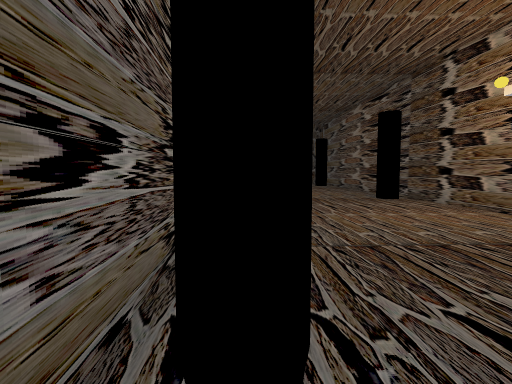
View 1 (above)

12 first-person views from a walk through a 3-D level made in the Godot game engine. The camera is 1.3 m above the floor, tilts 4° down and sees 80° across. The floor is counted in squares, 1 m on a side. Each view is taken from the middle of a square. On the plan, view 1 faces up. The plan holds only what a view shows up to about 14 squares ahead; the rest is blank. The place goes on beyond the plan. Some surface patterns are stand-ins.

View 2
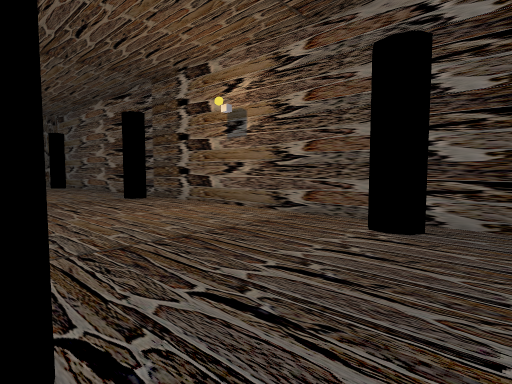

View 3
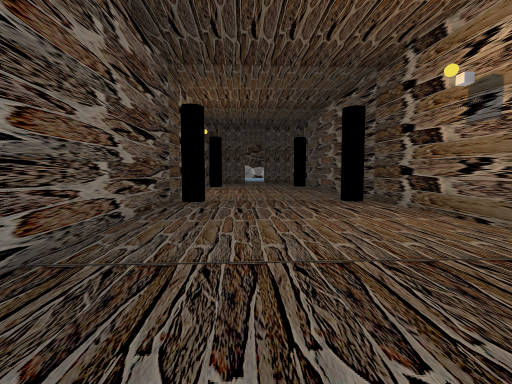

View 4
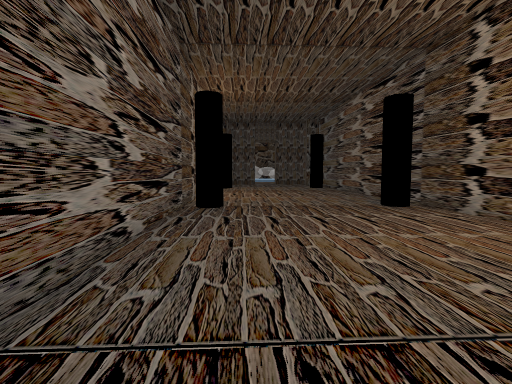

View 5
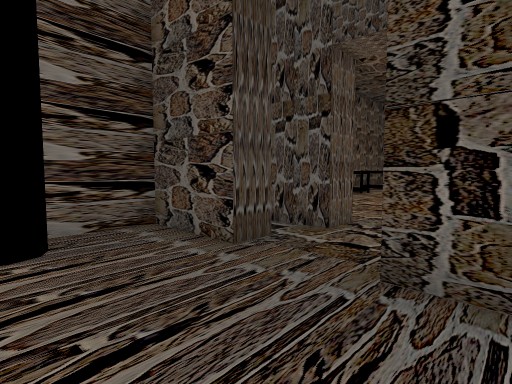

View 6
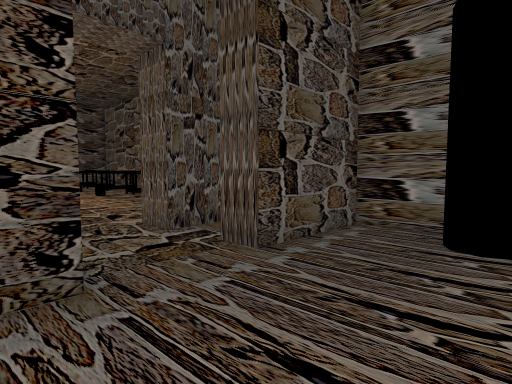

View 7
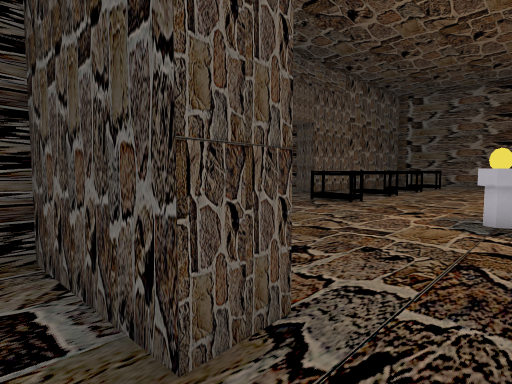

View 8
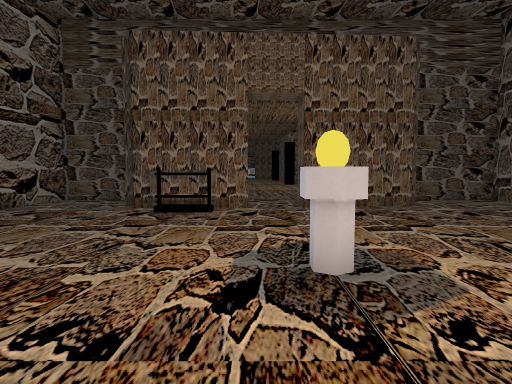

View 9
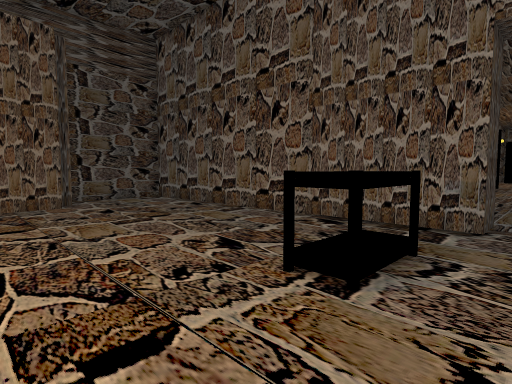

View 10
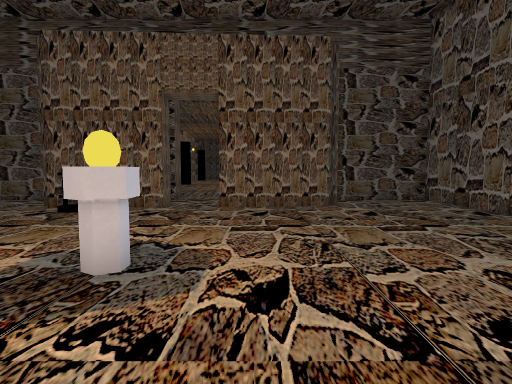

View 11
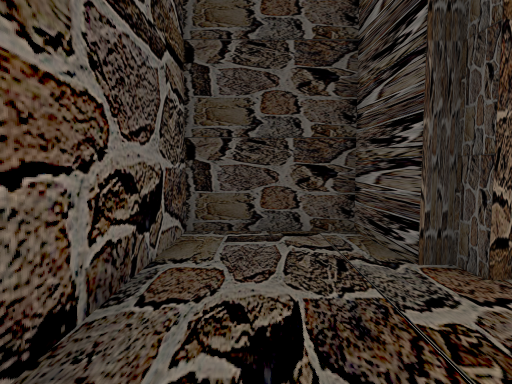

View 12
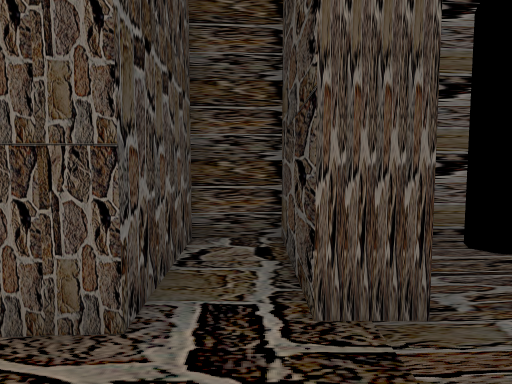

### Floor plan
Points are (right, up) in squares from view 1. A wall is a line through its corners. A room is listed if a view was taken in it or the views show most of it. See-through windows are left out.
Room 1 (views 1, 2, 3, 4, 5, 6, 7, 12)
walls: (5.1, -1.5) (5.1, -0.5) (8, -0.5) (7.2, 15.2); (-1.8, 17) (-0.9, -0.5) (2.5, -0.5) (2.6, -1.5) (-0.9, -1.5) (-0.8, -3.2) (2.7, -3.1) (2.7, -4.3); (4.7, -4.2) (4.6, -3) (8.1, -2.8)
ways out: opening at (4, -3.5) to room 2
objects: other object (-1, 14) to (0, 15); pillar (0, 2) to (0, 3); other object (6, 2) to (7, 3); other object (6, 14) to (6, 15)
Room 2 (views 8, 9, 10, 11)
walls: (14.5, -15) (13.3, -15) (13.3, -11); (13.5, -10.9) (13.5, -1.5) (9.5, -1.5); (2.7, -4.3) (-1.2, -4.5) (-1.3, -3.9) (-1.8, -3.9) (-1.9, -1.5) (-5.5, -1.5) (-5.5, -6.4); (8.8, -3.9) (4.7, -4.2); (9.2, -3.3) (8.7, -3.3)
ways out: opening at (4, -3.5) to room 1
objects: cylinder (4, -11)

Positions as (right, up) in squares from view 1, and headings:
1: (0, 0), facing up
2: (0, 0), facing up-right
3: (2, 1), facing up
4: (1, 3), facing up
5: (1, 3), facing down-right
6: (6, 3), facing down-left
7: (3, -2), facing down-right
8: (3, -15), facing up
9: (6, -16), facing up-right
10: (6, -15), facing up
11: (-4, -8), facing up
12: (5, -2), facing left
